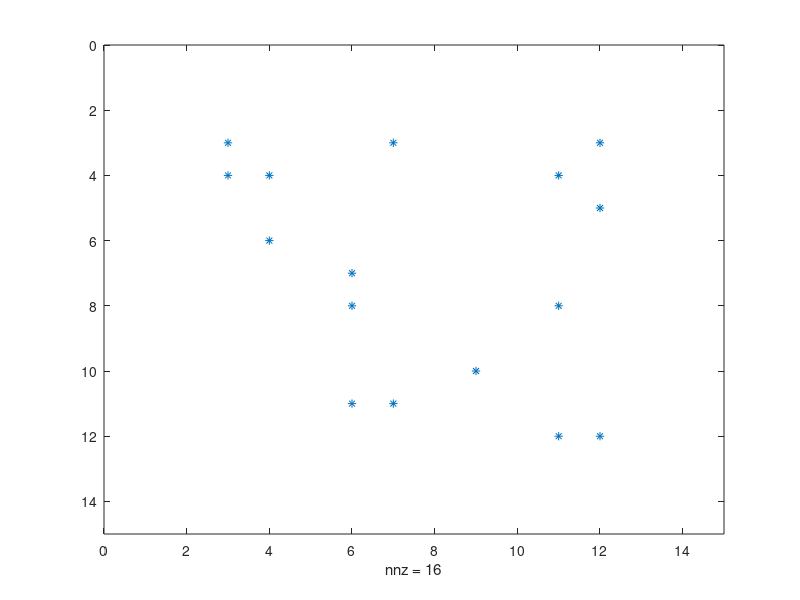

Here is the MATLAB script that generated this plot:
% example
clear

%%% 可変領域
L = 10;         % はんい
NoN = 20;       % ノード数
R = 2; % すべてのnodeが同じ能力の場合
       % ノードの最大通信範囲で座標ボードを大きく
%%%

A = zeros(L+R+R);  %%%　ノードの位置を座標で表現＿①

Node_line = randi([1,L],[1,NoN])+R; %%% ノードの座標を作成
Node_row  = randi([1,L],[1,NoN])+R;

for i = 1:NoN
    %%% (i)に当たるところで、nodeを表す
    S_Node(i).line = Node_line(i);                %%% Nodeの位置
    S_Node(i).row  = Node_row(i); 
    S_Node(i).RREQ = [];                 %%% どの順番でRREQが送られてきたのか ,はじめは0を入れておきます
    S_Node(i).range = [R];                        %%% Node の　通信はんい | ここを操作して　機器ごとの通信範囲を変える
    %%%     

    A(Node_line(i),Node_row(i)) = i;   %%%　ノードの位置を座標で表現＿②
end

spy(A);  %%% ノードの位置を座標で表現＿③
flag = 0;  % はじめ　node1 からnode20 へ
%%%%%%%%%%%%%%%%%%%%%%%%%%%%%%%%%%%%%%%%%%%%%%%  あとで　findで書き直せるか試す
k = 1;

for roop = 1:6
   
for i = 1 : S_Node(k(1)).range
    %%% Aを使って参照し,S_Nodeにアクセスすることで実現する
    for j = i : S_Node(k(1)).range
        
      if A( S_Node(k(1)).line +i , S_Node(k(1)).row +j ) > 0 
     S_Node(A( S_Node(k(1)).line +i , S_Node(k(1)).row +j )).RREQ = ...
         [S_Node(A( S_Node(k(1)).line +i , S_Node(k(1)).row +j )).RREQ k(1)];
     k = [k A( S_Node(k(1)).line +i , S_Node(k(1)).row +j )];
      end
      if A( S_Node(k(1)).line -i , S_Node(k(1)).row +j ) > 0

    S_Node(A( S_Node(k(1)).line -i , S_Node(k(1)).row +j )).RREQ = ...
         [S_Node(A( S_Node(k(1)).line -i , S_Node(k(1)).row +j )).RREQ k(1)];
     k = [k A( S_Node(k(1)).line -i , S_Node(k(1)).row +j )];

      end
      if A( S_Node(k(1)).line -i , S_Node(k(1)).row -j ) > 0 

    S_Node(A( S_Node(k(1)).line -i , S_Node(k(1)).row -j )).RREQ = ...
         [S_Node(A( S_Node(k(1)).line -i , S_Node(k(1)).row -j )).RREQ k(1)];
     k = [k A( S_Node(k(1)).line -i , S_Node(k(1)).row -j )];

      end
      if A( S_Node(k(1)).line +i , S_Node(k(1)).row -j ) > 0
  
    S_Node(A( S_Node(k(1)).line +i , S_Node(k(1)).row -j )).RREQ = ...
         [S_Node(A( S_Node(k(1)).line +i , S_Node(k(1)).row -j )).RREQ k(1)];
     k = [k A( S_Node(k(1)).line +i , S_Node(k(1)).row -j )];

      end
    end            
end
k(1)=[];
    if S_Node(20).RREQ > 0
      flag = flag +1; %%%　　おわり
    end

    if isempty(k)==1 
       disp('not arrival');
       break
    end
    
    
end
